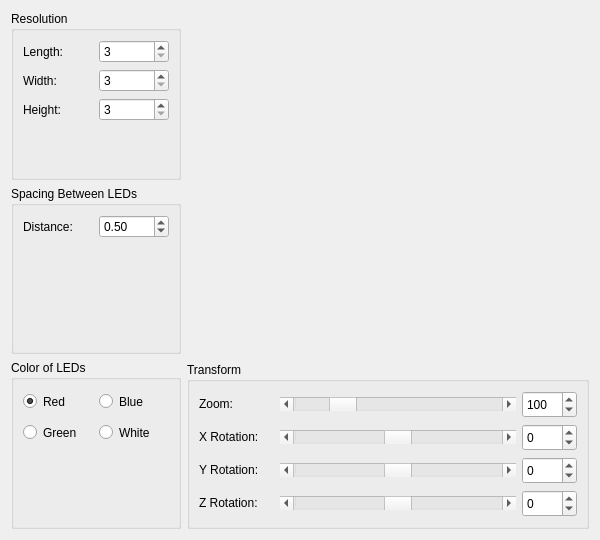
<?xml version="1.0" encoding="UTF-8"?>
<ui version="4.0">
 <class>LedCube</class>
 <widget class="QWidget" name="Complex">
  <property name="geometry">
   <rect>
    <x>0</x>
    <y>0</y>
    <width>600</width>
    <height>540</height>
   </rect>
  </property>
  <property name="minimumSize">
   <size>
    <width>600</width>
    <height>515</height>
   </size>
  </property>
  <property name="windowTitle">
   <string>LED Cube</string>
  </property>
  <property name="windowIcon">
   <iconset resource="ledcube.qrc">
    <normaloff>:/images/icon.png</normaloff>:/images/icon.png</iconset>
  </property>
  <layout class="QVBoxLayout" name="verticalLayout_10">
   <item>
    <layout class="QHBoxLayout" name="horizontalLayout_13">
     <item>
      <layout class="QVBoxLayout" name="verticalLayout_9">
       <item>
        <widget class="QGroupBox" name="groupBox_2">
         <property name="title">
          <string>Resolution</string>
         </property>
         <layout class="QVBoxLayout" name="verticalLayout_6">
          <item>
           <layout class="QVBoxLayout" name="verticalLayout_2">
            <item>
             <layout class="QHBoxLayout" name="horizontalLayout_10">
              <item>
               <widget class="QLabel" name="label_9">
                <property name="text">
                 <string>Length:</string>
                </property>
               </widget>
              </item>
              <item>
               <widget class="QSpinBox" name="spinBox_8">
                <property name="minimum">
                 <number>3</number>
                </property>
                <property name="maximum">
                 <number>100</number>
                </property>
               </widget>
              </item>
             </layout>
            </item>
            <item>
             <layout class="QHBoxLayout" name="horizontalLayout_11">
              <item>
               <widget class="QLabel" name="label_10">
                <property name="text">
                 <string>Width:</string>
                </property>
               </widget>
              </item>
              <item>
               <widget class="QSpinBox" name="spinBox_9">
                <property name="minimum">
                 <number>3</number>
                </property>
                <property name="maximum">
                 <number>100</number>
                </property>
               </widget>
              </item>
             </layout>
            </item>
            <item>
             <layout class="QHBoxLayout" name="horizontalLayout_12">
              <item>
               <widget class="QLabel" name="label_11">
                <property name="text">
                 <string>Height:</string>
                </property>
               </widget>
              </item>
              <item>
               <widget class="QSpinBox" name="spinBox_10">
                <property name="minimum">
                 <number>3</number>
                </property>
                <property name="maximum">
                 <number>100</number>
                </property>
               </widget>
              </item>
             </layout>
            </item>
            <item>
             <spacer name="verticalSpacer_3">
              <property name="orientation">
               <enum>Qt::Vertical</enum>
              </property>
              <property name="sizeHint" stdset="0">
               <size>
                <width>20</width>
                <height>40</height>
               </size>
              </property>
             </spacer>
            </item>
           </layout>
          </item>
         </layout>
        </widget>
       </item>
       <item>
        <widget class="QGroupBox" name="groupBox_3">
         <property name="title">
          <string>Spacing Between LEDs</string>
         </property>
         <layout class="QVBoxLayout" name="verticalLayout_8">
          <item>
           <layout class="QVBoxLayout" name="verticalLayout_7">
            <item>
             <layout class="QHBoxLayout" name="horizontalLayout_6">
              <item>
               <widget class="QLabel" name="label_12">
                <property name="text">
                 <string>Distance:</string>
                </property>
               </widget>
              </item>
              <item>
               <widget class="QDoubleSpinBox" name="doubleSpinBox">
                <property name="singleStep">
                 <double>0.250000000000000</double>
                </property>
                <property name="value">
                 <double>0.500000000000000</double>
                </property>
               </widget>
              </item>
             </layout>
            </item>
            <item>
             <spacer name="verticalSpacer_5">
              <property name="orientation">
               <enum>Qt::Vertical</enum>
              </property>
              <property name="sizeHint" stdset="0">
               <size>
                <width>20</width>
                <height>40</height>
               </size>
              </property>
             </spacer>
            </item>
           </layout>
          </item>
         </layout>
         <zorder></zorder>
        </widget>
       </item>
       <item>
        <widget class="QSplitter" name="splitter_2">
         <property name="orientation">
          <enum>Qt::Vertical</enum>
         </property>
         <widget class="QGroupBox" name="groupBox_4">
          <property name="title">
           <string>Color of LEDs</string>
          </property>
          <layout class="QVBoxLayout" name="verticalLayout_5">
           <item>
            <layout class="QVBoxLayout" name="verticalLayout_3">
             <item>
              <layout class="QHBoxLayout" name="horizontalLayout_7">
               <item>
                <widget class="QRadioButton" name="radioButton">
                 <property name="minimumSize">
                  <size>
                   <width>70</width>
                   <height>25</height>
                  </size>
                 </property>
                 <property name="maximumSize">
                  <size>
                   <width>70</width>
                   <height>25</height>
                  </size>
                 </property>
                 <property name="text">
                  <string>Red</string>
                 </property>
                 <property name="checked">
                  <bool>true</bool>
                 </property>
                </widget>
               </item>
               <item>
                <widget class="QRadioButton" name="radioButton_2">
                 <property name="minimumSize">
                  <size>
                   <width>70</width>
                   <height>25</height>
                  </size>
                 </property>
                 <property name="maximumSize">
                  <size>
                   <width>70</width>
                   <height>25</height>
                  </size>
                 </property>
                 <property name="text">
                  <string>Blue</string>
                 </property>
                </widget>
               </item>
              </layout>
             </item>
             <item>
              <layout class="QHBoxLayout" name="horizontalLayout_8">
               <item>
                <widget class="QRadioButton" name="radioButton_3">
                 <property name="minimumSize">
                  <size>
                   <width>70</width>
                   <height>25</height>
                  </size>
                 </property>
                 <property name="maximumSize">
                  <size>
                   <width>70</width>
                   <height>25</height>
                  </size>
                 </property>
                 <property name="text">
                  <string>Green</string>
                 </property>
                </widget>
               </item>
               <item>
                <widget class="QRadioButton" name="radioButton_4">
                 <property name="minimumSize">
                  <size>
                   <width>70</width>
                   <height>25</height>
                  </size>
                 </property>
                 <property name="maximumSize">
                  <size>
                   <width>70</width>
                   <height>25</height>
                  </size>
                 </property>
                 <property name="text">
                  <string>White</string>
                 </property>
                </widget>
               </item>
              </layout>
             </item>
             <item>
              <spacer name="verticalSpacer_4">
               <property name="orientation">
                <enum>Qt::Vertical</enum>
               </property>
               <property name="sizeHint" stdset="0">
                <size>
                 <width>20</width>
                 <height>17</height>
                </size>
               </property>
              </spacer>
             </item>
            </layout>
           </item>
          </layout>
         </widget>
        </widget>
       </item>
      </layout>
     </item>
     <item>
      <layout class="QVBoxLayout" name="verticalLayout_4">
       <item>
        <spacer name="verticalSpacer">
         <property name="orientation">
          <enum>Qt::Vertical</enum>
         </property>
         <property name="sizeHint" stdset="0">
          <size>
           <width>13</width>
           <height>13</height>
          </size>
         </property>
        </spacer>
       </item>
       <item>
        <layout class="QHBoxLayout" name="horizontalLayout_5">
         <item>
          <spacer name="horizontalSpacer">
           <property name="orientation">
            <enum>Qt::Horizontal</enum>
           </property>
           <property name="sizeHint" stdset="0">
            <size>
             <width>40</width>
             <height>20</height>
            </size>
           </property>
          </spacer>
         </item>
         <item>
          <widget class="QLabel" name="label">
           <property name="minimumSize">
            <size>
             <width>300</width>
             <height>300</height>
            </size>
           </property>
           <property name="maximumSize">
            <size>
             <width>300</width>
             <height>300</height>
            </size>
           </property>
           <property name="text">
            <string/>
           </property>
           <property name="pixmap">
            <pixmap resource="complex.qrc">:/images/placeholder.png</pixmap>
           </property>
          </widget>
         </item>
         <item>
          <spacer name="horizontalSpacer_2">
           <property name="orientation">
            <enum>Qt::Horizontal</enum>
           </property>
           <property name="sizeHint" stdset="0">
            <size>
             <width>40</width>
             <height>20</height>
            </size>
           </property>
          </spacer>
         </item>
        </layout>
       </item>
       <item>
        <spacer name="verticalSpacer_2">
         <property name="orientation">
          <enum>Qt::Vertical</enum>
         </property>
         <property name="sizeHint" stdset="0">
          <size>
           <width>13</width>
           <height>13</height>
          </size>
         </property>
        </spacer>
       </item>
       <item>
        <widget class="QGroupBox" name="groupBox">
         <property name="title">
          <string>Transform</string>
         </property>
         <layout class="QHBoxLayout" name="horizontalLayout_9">
          <item>
           <layout class="QVBoxLayout" name="verticalLayout">
            <item>
             <layout class="QHBoxLayout" name="horizontalLayout_4">
              <item>
               <widget class="QLabel" name="label_zoom">
                <property name="minimumSize">
                 <size>
                  <width>75</width>
                  <height>20</height>
                 </size>
                </property>
                <property name="maximumSize">
                 <size>
                  <width>75</width>
                  <height>20</height>
                 </size>
                </property>
                <property name="text">
                 <string>Zoom:</string>
                </property>
               </widget>
              </item>
              <item>
               <widget class="QScrollBar" name="scroll_zoom">
                <property name="minimumSize">
                 <size>
                  <width>200</width>
                  <height>0</height>
                 </size>
                </property>
                <property name="minimum">
                 <number>25</number>
                </property>
                <property name="maximum">
                 <number>400</number>
                </property>
                <property name="value">
                 <number>100</number>
                </property>
                <property name="orientation">
                 <enum>Qt::Horizontal</enum>
                </property>
               </widget>
              </item>
              <item>
               <widget class="QSpinBox" name="spinbox_zoom">
                <property name="minimumSize">
                 <size>
                  <width>55</width>
                  <height>27</height>
                 </size>
                </property>
                <property name="maximumSize">
                 <size>
                  <width>55</width>
                  <height>27</height>
                 </size>
                </property>
                <property name="minimum">
                 <number>40</number>
                </property>
                <property name="maximum">
                 <number>400</number>
                </property>
                <property name="value">
                 <number>100</number>
                </property>
               </widget>
              </item>
             </layout>
            </item>
            <item>
             <layout class="QHBoxLayout" name="horizontalLayout">
              <item>
               <widget class="QLabel" name="label_xrot">
                <property name="minimumSize">
                 <size>
                  <width>75</width>
                  <height>20</height>
                 </size>
                </property>
                <property name="maximumSize">
                 <size>
                  <width>75</width>
                  <height>20</height>
                 </size>
                </property>
                <property name="text">
                 <string>X Rotation:</string>
                </property>
               </widget>
              </item>
              <item>
               <widget class="QScrollBar" name="scroll_xrot">
                <property name="minimumSize">
                 <size>
                  <width>200</width>
                  <height>0</height>
                 </size>
                </property>
                <property name="minimum">
                 <number>-360</number>
                </property>
                <property name="maximum">
                 <number>360</number>
                </property>
                <property name="orientation">
                 <enum>Qt::Horizontal</enum>
                </property>
               </widget>
              </item>
              <item>
               <widget class="QSpinBox" name="spinbox_xrot">
                <property name="minimumSize">
                 <size>
                  <width>55</width>
                  <height>27</height>
                 </size>
                </property>
                <property name="maximumSize">
                 <size>
                  <width>55</width>
                  <height>27</height>
                 </size>
                </property>
                <property name="minimum">
                 <number>-360</number>
                </property>
                <property name="maximum">
                 <number>360</number>
                </property>
                <property name="value">
                 <number>0</number>
                </property>
               </widget>
              </item>
             </layout>
            </item>
            <item>
             <layout class="QHBoxLayout" name="horizontalLayout_2">
              <item>
               <widget class="QLabel" name="label_yrot">
                <property name="minimumSize">
                 <size>
                  <width>75</width>
                  <height>20</height>
                 </size>
                </property>
                <property name="maximumSize">
                 <size>
                  <width>75</width>
                  <height>20</height>
                 </size>
                </property>
                <property name="text">
                 <string>Y Rotation:</string>
                </property>
               </widget>
              </item>
              <item>
               <widget class="QScrollBar" name="scroll_yrot">
                <property name="minimumSize">
                 <size>
                  <width>200</width>
                  <height>0</height>
                 </size>
                </property>
                <property name="minimum">
                 <number>-360</number>
                </property>
                <property name="maximum">
                 <number>360</number>
                </property>
                <property name="orientation">
                 <enum>Qt::Horizontal</enum>
                </property>
               </widget>
              </item>
              <item>
               <widget class="QSpinBox" name="spinbox_yrot">
                <property name="minimumSize">
                 <size>
                  <width>55</width>
                  <height>27</height>
                 </size>
                </property>
                <property name="maximumSize">
                 <size>
                  <width>55</width>
                  <height>27</height>
                 </size>
                </property>
                <property name="minimum">
                 <number>-360</number>
                </property>
                <property name="maximum">
                 <number>360</number>
                </property>
               </widget>
              </item>
             </layout>
            </item>
            <item>
             <layout class="QHBoxLayout" name="horizontalLayout_3">
              <item>
               <widget class="QLabel" name="label_zrot">
                <property name="minimumSize">
                 <size>
                  <width>75</width>
                  <height>20</height>
                 </size>
                </property>
                <property name="maximumSize">
                 <size>
                  <width>75</width>
                  <height>20</height>
                 </size>
                </property>
                <property name="text">
                 <string>Z Rotation:</string>
                </property>
               </widget>
              </item>
              <item>
               <widget class="QScrollBar" name="scroll_zrot">
                <property name="minimumSize">
                 <size>
                  <width>200</width>
                  <height>0</height>
                 </size>
                </property>
                <property name="minimum">
                 <number>-360</number>
                </property>
                <property name="maximum">
                 <number>360</number>
                </property>
                <property name="orientation">
                 <enum>Qt::Horizontal</enum>
                </property>
               </widget>
              </item>
              <item>
               <widget class="QSpinBox" name="spinbox_zrot">
                <property name="minimumSize">
                 <size>
                  <width>55</width>
                  <height>27</height>
                 </size>
                </property>
                <property name="maximumSize">
                 <size>
                  <width>55</width>
                  <height>27</height>
                 </size>
                </property>
                <property name="minimum">
                 <number>-360</number>
                </property>
                <property name="maximum">
                 <number>360</number>
                </property>
               </widget>
              </item>
             </layout>
            </item>
           </layout>
          </item>
         </layout>
         <zorder></zorder>
        </widget>
       </item>
      </layout>
     </item>
    </layout>
   </item>
  </layout>
 </widget>
 <resources>
  <include location="complex.qrc"/>
 </resources>
 <connections>
  <connection>
   <sender>scroll_zoom</sender>
   <signal>valueChanged(int)</signal>
   <receiver>spinbox_zoom</receiver>
   <slot>setValue(int)</slot>
   <hints>
    <hint type="sourcelabel">
     <x>409</x>
     <y>397</y>
    </hint>
    <hint type="destinationlabel">
     <x>554</x>
     <y>397</y>
    </hint>
   </hints>
  </connection>
  <connection>
   <sender>spinbox_zoom</sender>
   <signal>valueChanged(int)</signal>
   <receiver>scroll_zoom</receiver>
   <slot>setValue(int)</slot>
   <hints>
    <hint type="sourcelabel">
     <x>554</x>
     <y>397</y>
    </hint>
    <hint type="destinationlabel">
     <x>409</x>
     <y>397</y>
    </hint>
   </hints>
  </connection>
  <connection>
   <sender>scroll_xrot</sender>
   <signal>valueChanged(int)</signal>
   <receiver>spinbox_xrot</receiver>
   <slot>setValue(int)</slot>
   <hints>
    <hint type="sourcelabel">
     <x>405</x>
     <y>432</y>
    </hint>
    <hint type="destinationlabel">
     <x>550</x>
     <y>432</y>
    </hint>
   </hints>
  </connection>
  <connection>
   <sender>spinbox_xrot</sender>
   <signal>valueChanged(int)</signal>
   <receiver>scroll_xrot</receiver>
   <slot>setValue(int)</slot>
   <hints>
    <hint type="sourcelabel">
     <x>550</x>
     <y>432</y>
    </hint>
    <hint type="destinationlabel">
     <x>405</x>
     <y>432</y>
    </hint>
   </hints>
  </connection>
  <connection>
   <sender>scroll_yrot</sender>
   <signal>valueChanged(int)</signal>
   <receiver>spinbox_yrot</receiver>
   <slot>setValue(int)</slot>
   <hints>
    <hint type="sourcelabel">
     <x>405</x>
     <y>467</y>
    </hint>
    <hint type="destinationlabel">
     <x>550</x>
     <y>467</y>
    </hint>
   </hints>
  </connection>
  <connection>
   <sender>spinbox_yrot</sender>
   <signal>valueChanged(int)</signal>
   <receiver>scroll_yrot</receiver>
   <slot>setValue(int)</slot>
   <hints>
    <hint type="sourcelabel">
     <x>550</x>
     <y>467</y>
    </hint>
    <hint type="destinationlabel">
     <x>405</x>
     <y>467</y>
    </hint>
   </hints>
  </connection>
  <connection>
   <sender>scroll_zrot</sender>
   <signal>valueChanged(int)</signal>
   <receiver>spinbox_zrot</receiver>
   <slot>setValue(int)</slot>
   <hints>
    <hint type="sourcelabel">
     <x>405</x>
     <y>502</y>
    </hint>
    <hint type="destinationlabel">
     <x>550</x>
     <y>502</y>
    </hint>
   </hints>
  </connection>
  <connection>
   <sender>spinbox_zrot</sender>
   <signal>valueChanged(int)</signal>
   <receiver>scroll_zrot</receiver>
   <slot>setValue(int)</slot>
   <hints>
    <hint type="sourcelabel">
     <x>550</x>
     <y>502</y>
    </hint>
    <hint type="destinationlabel">
     <x>405</x>
     <y>502</y>
    </hint>
   </hints>
  </connection>
 </connections>
</ui>
